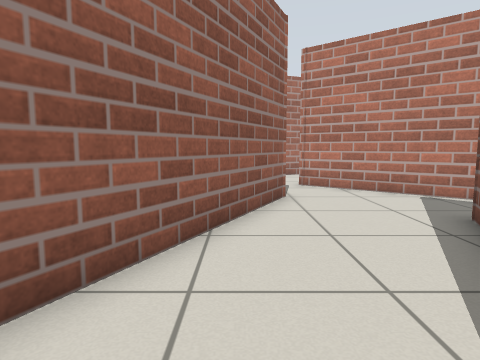
view 1 (above)

23 first-person views from a walk through a robot-simulator world made for Gazebo. The camera is 0.72 m above the floor, tilts 6° down and sees 75° across. The floor is counted in squares, 0.5 m on a side. Each view is taken from the middle of a square. On the plan, view 1 faces up. The plan holds only what a view shows up to about 15 squares ahead; the rest is blank.

view 2
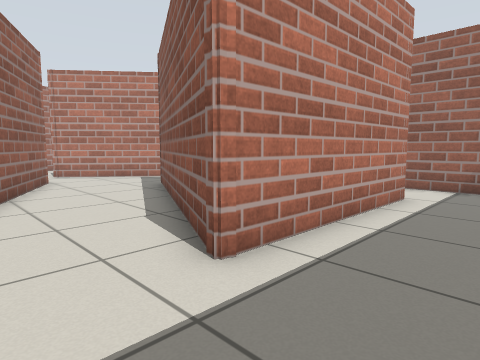

view 3
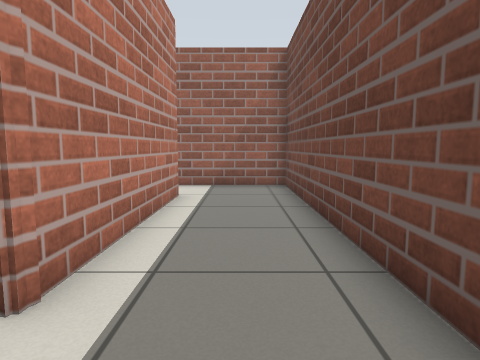

view 4
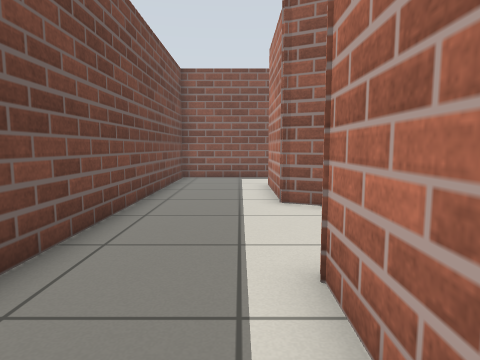

view 5
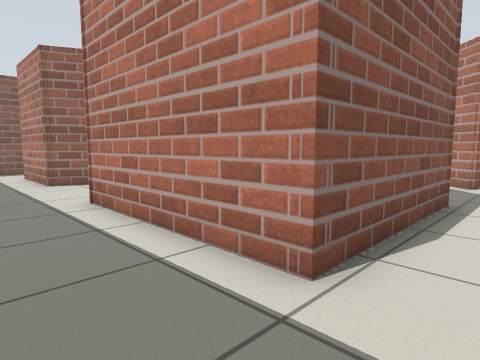

view 6
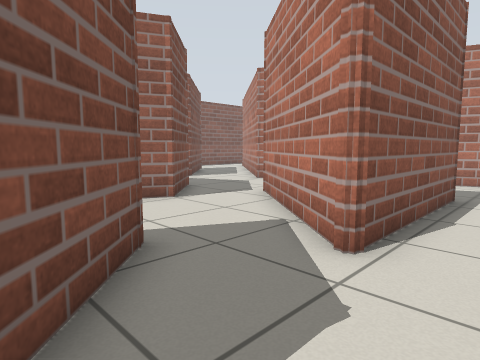

view 7
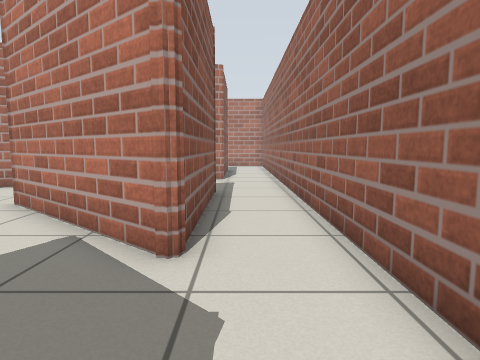

view 8
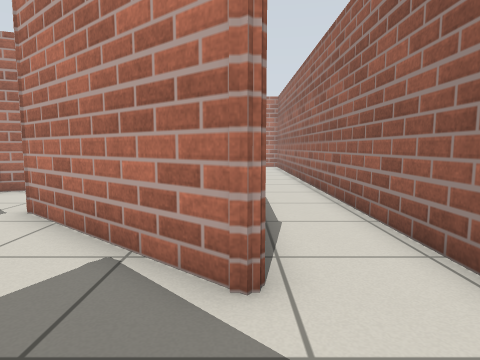

view 9
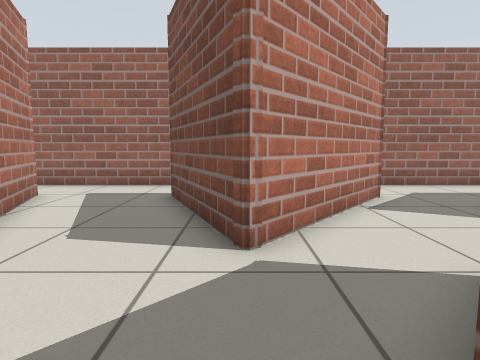

view 10
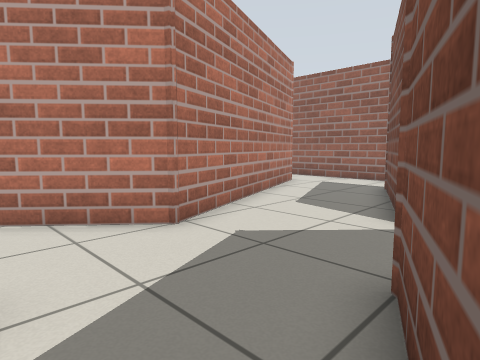

view 11
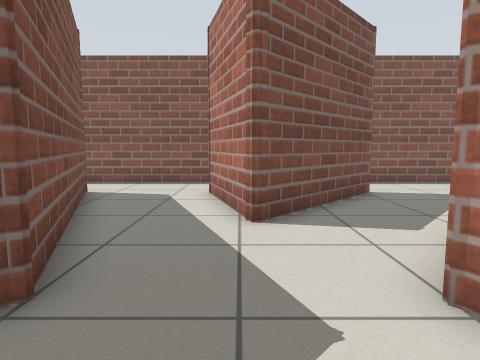

view 12
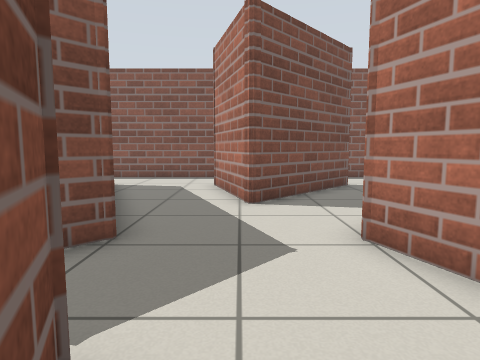

view 13
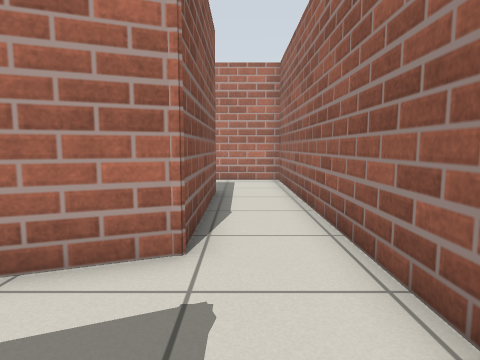

view 14
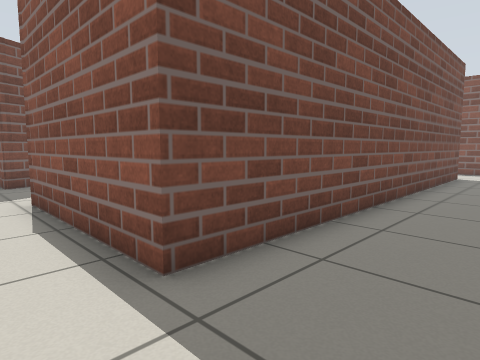

view 15
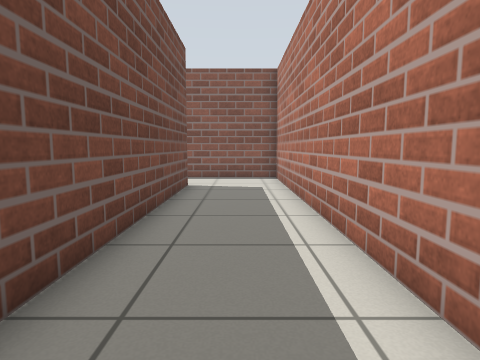

view 16
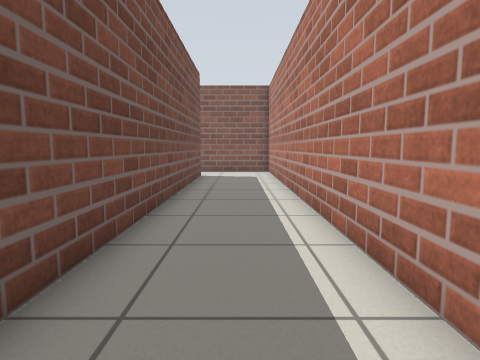

view 17
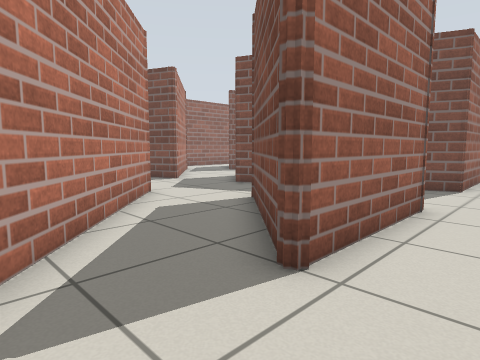

view 18
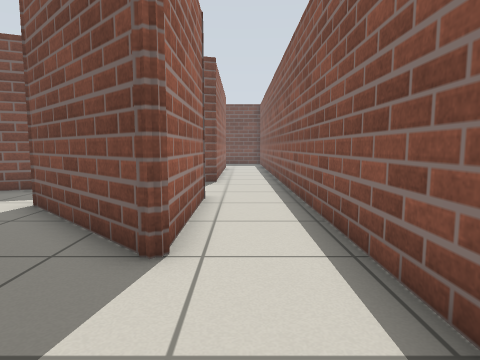

view 19
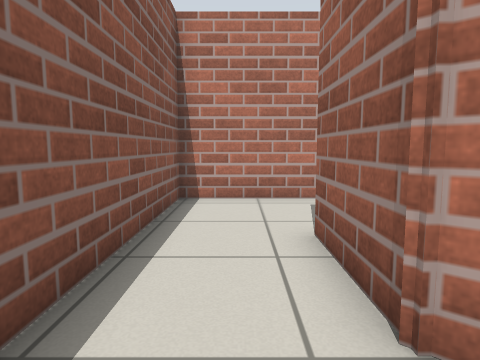

view 20
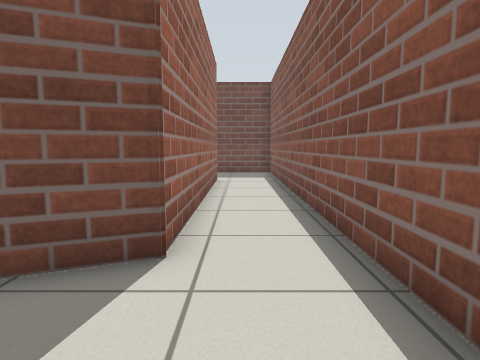

view 21
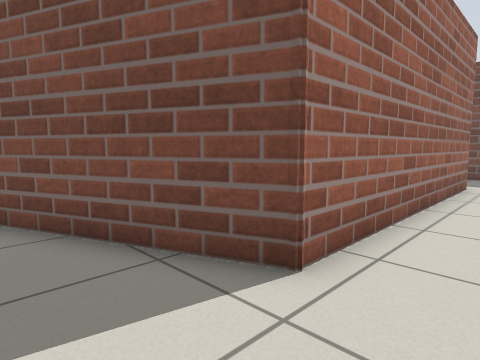

view 22
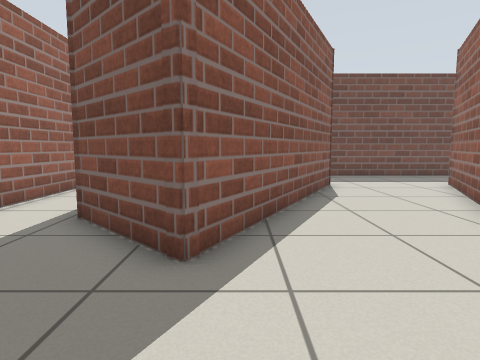

view 23
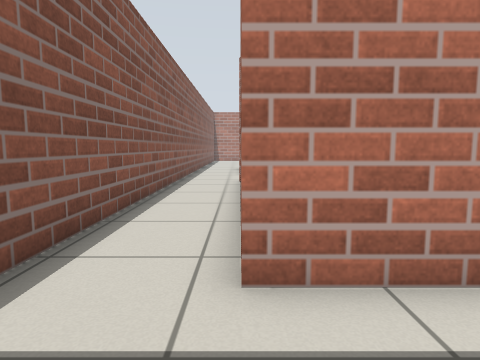

### Floor plan
Points are (right, up) in squares from view 1. A wall is a line through its corners. A room is listed if a view was taken in it or the views show most of it. See-through windows are left out.
Room 1 (views 1, 2, 3, 4, 5, 6, 7, 8, 13, 14, 15, 16, 18, 22, 23)
walls: (0.2, 10) (1.3, 9) (-4.1, -2) (-8, -2); (4.4, 5.9) (4.7, 6.2) (7.2, 3.8) (7.2, -2.2) (0.5, -2.1) (4.7, 6.3); (7.2, 14.1) (7.2, 7.8) (3, 11.3); (-7.8, 21.1) (-7.8, 24) (7.2, 24) (7.2, 18.1) (4.2, 16.9); (-10.7, -2.5) (-10.7, -5.7) (9.7, -5.7) (9.7, 27.7) (-10.7, 27.7) (-10.7, 20.5)
ways out: opening at (-9.5, 20) to room 2; opening at (1.5, 11) to room 2; opening at (5, 15.3) to room 2; opening at (-9.5, -3) to room 3
Room 2 (views 9, 11, 12, 17, 19)
walls: (-3, 10.1) (-0.8, 11) (0.2, 10); (-8, 12) (-8, 17.3) (-3.8, 13.3) (-4.7, 13); (3, 11.3) (2.2, 11.9) (7.2, 14.1); (-7.4, 20.8) (-7.8, 21.1); (4.2, 16.9) (-0.8, 14.9) (-6, 19.6); (-10.7, 20.5) (-10.7, 12.5)
ways out: opening at (-9.5, 20) to room 1; opening at (1.5, 11) to room 1; opening at (5, 15.3) to room 1; opening at (-9.5, 13) to room 3; opening at (-3.5, 11.5) to room 3
Room 3 (views 10, 20, 21)
walls: (-10.7, 12.5) (-10.7, -2.5); (-4.7, 13) (-8, 12); (-8, -2) (-8, 8) (-3, 10.1)
ways out: opening at (-9.5, -3) to room 1; opening at (-9.5, 13) to room 2; opening at (-3.5, 11.5) to room 2

Positions as (right, up) in squares from view 1, and headings:
1: (0, 0), facing up
2: (-2, -5), facing up-right
3: (-2, -4), facing right
4: (4, -3), facing left
5: (9, -5), facing up-left
6: (9, 4), facing up-left
7: (8, 4), facing up
8: (7, 5), facing up
9: (-2, 12), facing right
10: (-4, 10), facing up-right
11: (2, 13), facing left
12: (4, 13), facing left
13: (8, 14), facing up
14: (9, 27), facing down-left
15: (4, 26), facing left
16: (8, 26), facing left
17: (-10, 20), facing down-right
18: (-9, 21), facing down
19: (-9, 19), facing up
20: (-9, 12), facing down
21: (-10, 11), facing down-right
22: (4, 10), facing down
23: (-8, -5), facing up
